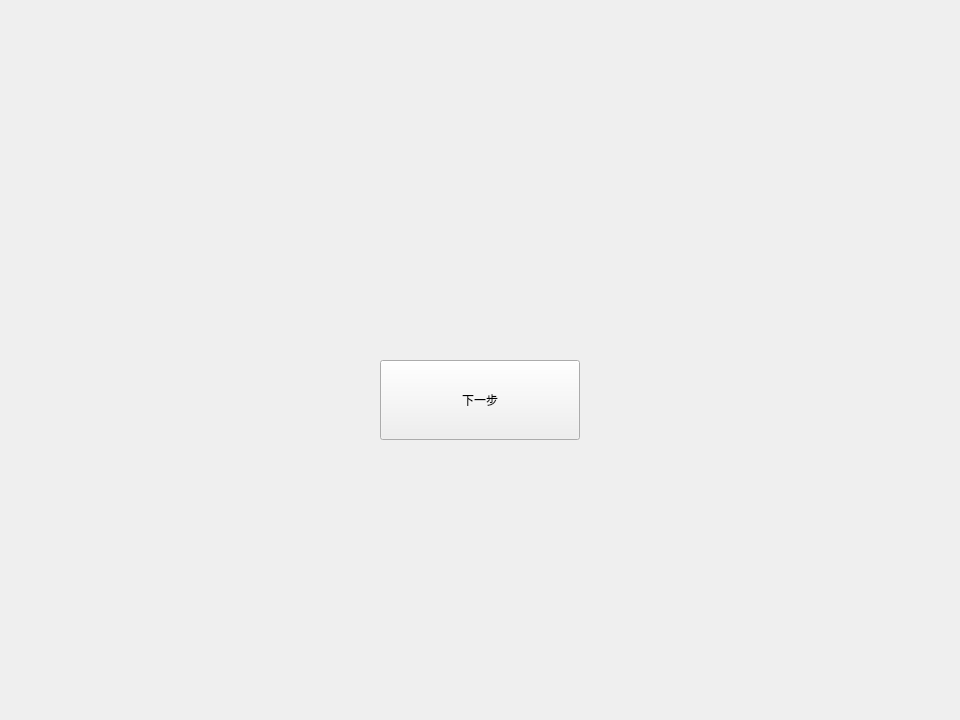
<?xml version="1.0" encoding="UTF-8"?>
<ui version="4.0">
 <class>welcomeScene</class>
 <widget class="QWidget" name="welcomeScene">
  <property name="geometry">
   <rect>
    <x>0</x>
    <y>0</y>
    <width>960</width>
    <height>720</height>
   </rect>
  </property>
  <property name="windowTitle">
   <string>welcomeScene</string>
  </property>
  <widget class="QPushButton" name="nextBtn">
   <property name="geometry">
    <rect>
     <x>380</x>
     <y>360</y>
     <width>200</width>
     <height>80</height>
    </rect>
   </property>
   <property name="text">
    <string>下一步</string>
   </property>
  </widget>
 </widget>
 <layoutdefault spacing="6" margin="11"/>
 <resources/>
 <connections/>
</ui>
